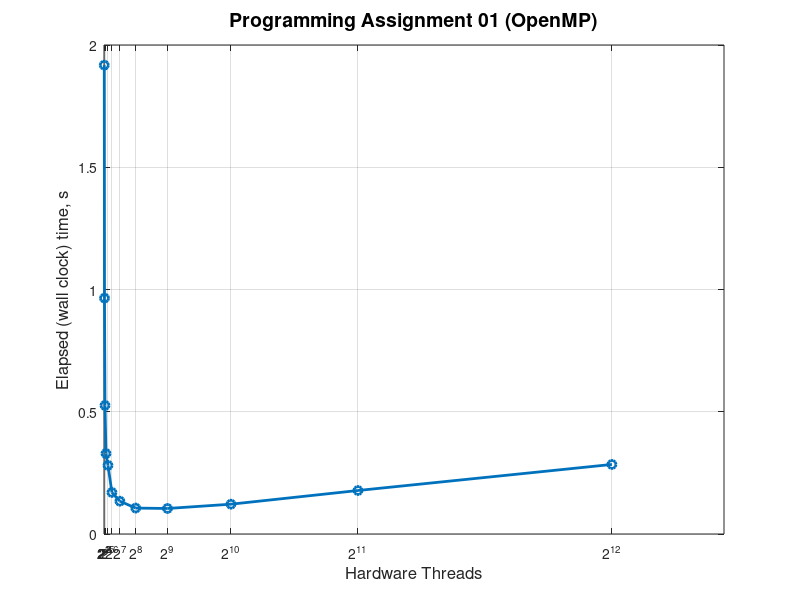

MATLAB code for this plot: (Note: this script raises an error after producing the figure.)
close all
clc
data = load('data.txt', '-ascii');
threads = data(:,1);
times = data(:,2);
figure;
plot(threads, times, 'o-', 'LineWidth', 2);
set(gca, 'XTick', threads);
set(gca, 'XTickLabel', arrayfun(@(x) sprintf('2^{%d}', log2(x)), threads, 'UniformOutput', false));
xlabel('Hardware Threads', 'FontSize', 12);
ylabel('Elapsed (wall clock) time, s', 'FontSize', 12);
title('Programming Assignment 01 (OpenMP)', 'FontSize', 14);
set(gcf,'Color','white');
grid on;
ax = gca;
ax.YMinorGrid = 'on';
ax.XMinorGrid = 'on';
figure(1);
